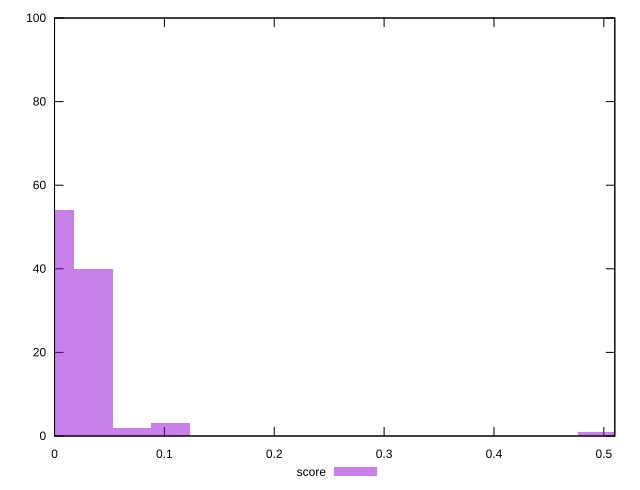

Generate this figure with gnuplot:
reset

$score <<EOF
0 54
0.03529615444526227 40
0.07059230889052454 2
0.1058884633357868 3
0.49414616223367175 1
EOF

set key outside below
set boxwidth 0.03529615444526227
set xrange [0:0.51]
set yrange [0:100]
set trange [0:100]
set style fill transparent solid 0.5 noborder
set terminal svg size 640, 490 enhanced background rgb 'white'
set output "reports/report_00028_2021-02-24T12-49-42.674Z/max-potential-fid/samples/music/score/histogram.svg"

plot $score title "score" with boxes

reset
